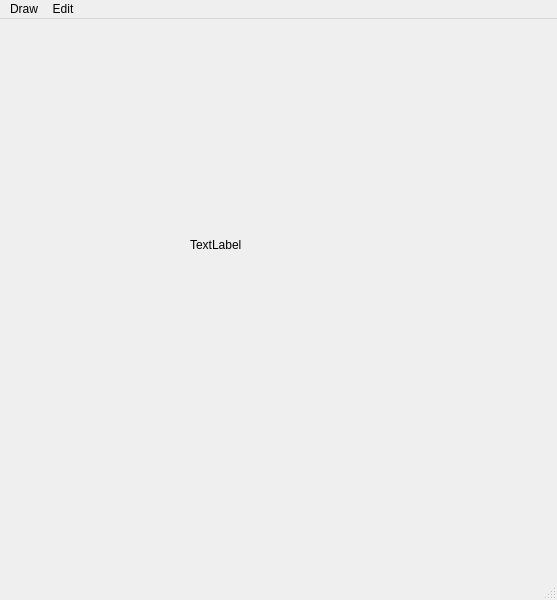
<?xml version="1.0" encoding="UTF-8"?>
<ui version="4.0">
 <class>MainWindow</class>
 <widget class="QMainWindow" name="MainWindow">
  <property name="geometry">
   <rect>
    <x>0</x>
    <y>0</y>
    <width>557</width>
    <height>600</height>
   </rect>
  </property>
  <property name="windowTitle">
   <string>MainWindow</string>
  </property>
  <widget class="QWidget" name="centralwidget">
   <widget class="QLabel" name="label">
    <property name="geometry">
     <rect>
      <x>190</x>
      <y>210</y>
      <width>141</width>
      <height>31</height>
     </rect>
    </property>
    <property name="text">
     <string>TextLabel</string>
    </property>
   </widget>
  </widget>
  <widget class="QStatusBar" name="statusbar"/>
  <widget class="QMenuBar" name="menuBar">
   <property name="geometry">
    <rect>
     <x>0</x>
     <y>0</y>
     <width>557</width>
     <height>26</height>
    </rect>
   </property>
   <widget class="QMenu" name="menuDraw">
    <property name="title">
     <string>Draw</string>
    </property>
    <widget class="QMenu" name="menuProperties">
     <property name="title">
      <string>Properties</string>
     </property>
     <addaction name="actionPage_Setup"/>
     <addaction name="actionSet_Password"/>
    </widget>
    <addaction name="actionDraw_Circle"/>
    <addaction name="actionDraw_Rectangle"/>
    <addaction name="actionDraw_Line"/>
    <addaction name="separator"/>
    <addaction name="menuProperties"/>
   </widget>
   <widget class="QMenu" name="menuEdit">
    <property name="title">
     <string>Edit</string>
    </property>
    <addaction name="actionCut"/>
    <addaction name="actionCopy"/>
    <addaction name="actionPaste"/>
   </widget>
   <addaction name="menuDraw"/>
   <addaction name="menuEdit"/>
  </widget>
  <action name="actionDraw_Circle">
   <property name="text">
    <string>Draw Circle</string>
   </property>
   <property name="toolTip">
    <string>To draw a circle</string>
   </property>
  </action>
  <action name="actionDraw_Rectangle">
   <property name="text">
    <string>Draw Rectangle</string>
   </property>
   <property name="toolTip">
    <string>Draw rectangle</string>
   </property>
  </action>
  <action name="actionDraw_Line">
   <property name="text">
    <string>Draw Line</string>
   </property>
   <property name="toolTip">
    <string>Draw Line</string>
   </property>
  </action>
  <action name="actionPage_Setup">
   <property name="text">
    <string>Page Setup</string>
   </property>
  </action>
  <action name="actionSet_Password">
   <property name="checkable">
    <bool>true</bool>
   </property>
   <property name="text">
    <string>Set Password</string>
   </property>
   <property name="shortcut">
    <string>Shift+P</string>
   </property>
  </action>
  <action name="actionCut">
   <property name="text">
    <string>Cut </string>
   </property>
  </action>
  <action name="actionCopy">
   <property name="text">
    <string>Copy </string>
   </property>
   <property name="shortcut">
    <string>Ctrl+C</string>
   </property>
  </action>
  <action name="actionPaste">
   <property name="text">
    <string>Paste</string>
   </property>
  </action>
 </widget>
 <resources/>
 <connections/>
</ui>
